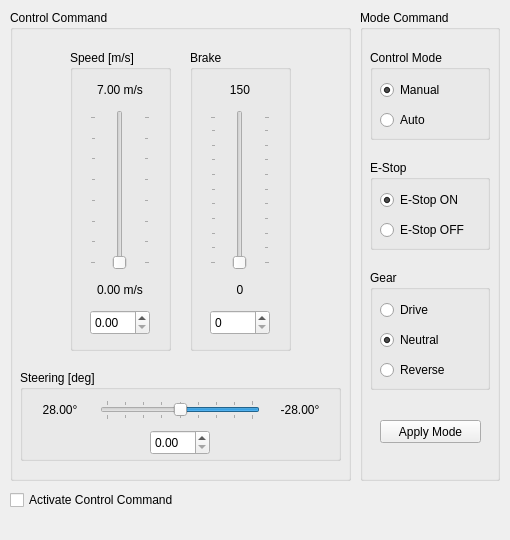
<?xml version="1.0" encoding="UTF-8"?>
<ui version="4.0">
 <class>ControlPanelWidget</class>
 <widget class="QWidget" name="ControlPanelWidget">
  <property name="geometry">
   <rect>
    <x>0</x>
    <y>0</y>
    <width>510</width>
    <height>540</height>
   </rect>
  </property>
  <property name="minimumSize">
   <size>
    <width>510</width>
    <height>510</height>
   </size>
  </property>
  <property name="windowTitle">
   <string>ERP42 Controller</string>
  </property>
  <widget class="QWidget" name="widgetContents" native="true">
   <property name="geometry">
    <rect>
     <x>0</x>
     <y>0</y>
     <width>511</width>
     <height>520</height>
    </rect>
   </property>
   <widget class="QGroupBox" name="groupBox_4">
    <property name="geometry">
     <rect>
      <x>360</x>
      <y>10</y>
      <width>140</width>
      <height>471</height>
     </rect>
    </property>
    <property name="title">
     <string>Mode Command</string>
    </property>
    <widget class="QGroupBox" name="groupBox_2">
     <property name="geometry">
      <rect>
       <x>10</x>
       <y>40</y>
       <width>120</width>
       <height>90</height>
      </rect>
     </property>
     <property name="title">
      <string>Control Mode</string>
     </property>
     <widget class="QRadioButton" name="auto_mode_button">
      <property name="geometry">
       <rect>
        <x>10</x>
        <y>60</y>
        <width>100</width>
        <height>20</height>
       </rect>
      </property>
      <property name="text">
       <string>Auto</string>
      </property>
     </widget>
     <widget class="QRadioButton" name="manual_mode_button">
      <property name="geometry">
       <rect>
        <x>10</x>
        <y>30</y>
        <width>100</width>
        <height>20</height>
       </rect>
      </property>
      <property name="text">
       <string>Manual</string>
      </property>
      <property name="checked">
       <bool>true</bool>
      </property>
     </widget>
    </widget>
    <widget class="QGroupBox" name="groupBox_3">
     <property name="geometry">
      <rect>
       <x>10</x>
       <y>260</y>
       <width>120</width>
       <height>120</height>
      </rect>
     </property>
     <property name="title">
      <string>Gear</string>
     </property>
     <widget class="QRadioButton" name="reverse_button">
      <property name="geometry">
       <rect>
        <x>10</x>
        <y>90</y>
        <width>100</width>
        <height>20</height>
       </rect>
      </property>
      <property name="text">
       <string>Reverse</string>
      </property>
     </widget>
     <widget class="QRadioButton" name="drive_button">
      <property name="geometry">
       <rect>
        <x>10</x>
        <y>30</y>
        <width>100</width>
        <height>20</height>
       </rect>
      </property>
      <property name="text">
       <string>Drive</string>
      </property>
     </widget>
     <widget class="QRadioButton" name="neutral_button">
      <property name="geometry">
       <rect>
        <x>10</x>
        <y>60</y>
        <width>100</width>
        <height>20</height>
       </rect>
      </property>
      <property name="text">
       <string>Neutral</string>
      </property>
      <property name="checked">
       <bool>true</bool>
      </property>
     </widget>
    </widget>
    <widget class="QGroupBox" name="groupBox">
     <property name="geometry">
      <rect>
       <x>10</x>
       <y>150</y>
       <width>120</width>
       <height>90</height>
      </rect>
     </property>
     <property name="title">
      <string>E-Stop</string>
     </property>
     <widget class="QRadioButton" name="estop_off_button">
      <property name="geometry">
       <rect>
        <x>10</x>
        <y>60</y>
        <width>100</width>
        <height>20</height>
       </rect>
      </property>
      <property name="text">
       <string>E-Stop OFF</string>
      </property>
     </widget>
     <widget class="QRadioButton" name="estop_on_button">
      <property name="geometry">
       <rect>
        <x>10</x>
        <y>30</y>
        <width>100</width>
        <height>20</height>
       </rect>
      </property>
      <property name="text">
       <string>E-Stop ON</string>
      </property>
      <property name="checked">
       <bool>true</bool>
      </property>
     </widget>
    </widget>
    <widget class="QPushButton" name="apply_mode_button">
     <property name="geometry">
      <rect>
       <x>20</x>
       <y>410</y>
       <width>101</width>
       <height>23</height>
      </rect>
     </property>
     <property name="text">
      <string>Apply Mode</string>
     </property>
    </widget>
   </widget>
   <widget class="QGroupBox" name="groupBox_8">
    <property name="geometry">
     <rect>
      <x>10</x>
      <y>10</y>
      <width>341</width>
      <height>471</height>
     </rect>
    </property>
    <property name="title">
     <string>Control Command</string>
    </property>
    <widget class="QGroupBox" name="groupBox_5">
     <property name="geometry">
      <rect>
       <x>60</x>
       <y>40</y>
       <width>101</width>
       <height>301</height>
      </rect>
     </property>
     <property name="title">
      <string>Speed [m/s]</string>
     </property>
     <widget class="QSlider" name="speed_slider">
      <property name="geometry">
       <rect>
        <x>20</x>
        <y>60</y>
        <width>60</width>
        <height>160</height>
       </rect>
      </property>
      <property name="maximum">
       <number>70</number>
      </property>
      <property name="orientation">
       <enum>Qt::Vertical</enum>
      </property>
      <property name="tickPosition">
       <enum>QSlider::TicksBothSides</enum>
      </property>
     </widget>
     <widget class="QDoubleSpinBox" name="speed_spin_box">
      <property name="geometry">
       <rect>
        <x>20</x>
        <y>260</y>
        <width>60</width>
        <height>25</height>
       </rect>
      </property>
     </widget>
     <widget class="QLabel" name="label">
      <property name="geometry">
       <rect>
        <x>20</x>
        <y>30</y>
        <width>60</width>
        <height>20</height>
       </rect>
      </property>
      <property name="text">
       <string>7.00 m/s</string>
      </property>
      <property name="alignment">
       <set>Qt::AlignCenter</set>
      </property>
     </widget>
     <widget class="QLabel" name="label_2">
      <property name="geometry">
       <rect>
        <x>20</x>
        <y>230</y>
        <width>60</width>
        <height>20</height>
       </rect>
      </property>
      <property name="text">
       <string>0.00 m/s</string>
      </property>
      <property name="alignment">
       <set>Qt::AlignCenter</set>
      </property>
     </widget>
    </widget>
    <widget class="QGroupBox" name="groupBox_6">
     <property name="geometry">
      <rect>
       <x>180</x>
       <y>40</y>
       <width>101</width>
       <height>301</height>
      </rect>
     </property>
     <property name="title">
      <string>Brake</string>
     </property>
     <widget class="QSlider" name="brake_slider">
      <property name="geometry">
       <rect>
        <x>20</x>
        <y>60</y>
        <width>60</width>
        <height>160</height>
       </rect>
      </property>
      <property name="orientation">
       <enum>Qt::Vertical</enum>
      </property>
      <property name="tickPosition">
       <enum>QSlider::TicksBothSides</enum>
      </property>
     </widget>
     <widget class="QLabel" name="label_5">
      <property name="geometry">
       <rect>
        <x>20</x>
        <y>30</y>
        <width>60</width>
        <height>20</height>
       </rect>
      </property>
      <property name="text">
       <string>150</string>
      </property>
      <property name="alignment">
       <set>Qt::AlignCenter</set>
      </property>
     </widget>
     <widget class="QLabel" name="label_6">
      <property name="geometry">
       <rect>
        <x>20</x>
        <y>230</y>
        <width>60</width>
        <height>20</height>
       </rect>
      </property>
      <property name="text">
       <string>0</string>
      </property>
      <property name="alignment">
       <set>Qt::AlignCenter</set>
      </property>
     </widget>
     <widget class="QSpinBox" name="brake_spin_box">
      <property name="geometry">
       <rect>
        <x>20</x>
        <y>260</y>
        <width>60</width>
        <height>25</height>
       </rect>
      </property>
     </widget>
    </widget>
    <widget class="QGroupBox" name="groupBox_7">
     <property name="geometry">
      <rect>
       <x>10</x>
       <y>360</y>
       <width>321</width>
       <height>91</height>
      </rect>
     </property>
     <property name="title">
      <string>Steering [deg]</string>
     </property>
     <widget class="QSlider" name="steering_slider">
      <property name="geometry">
       <rect>
        <x>80</x>
        <y>30</y>
        <width>160</width>
        <height>20</height>
       </rect>
      </property>
      <property name="minimum">
       <number>-28</number>
      </property>
      <property name="maximum">
       <number>28</number>
      </property>
      <property name="orientation">
       <enum>Qt::Horizontal</enum>
      </property>
      <property name="invertedAppearance">
       <bool>true</bool>
      </property>
      <property name="tickPosition">
       <enum>QSlider::TicksBothSides</enum>
      </property>
      <property name="tickInterval">
       <number>7</number>
      </property>
     </widget>
     <widget class="QDoubleSpinBox" name="steering_spin_box">
      <property name="geometry">
       <rect>
        <x>130</x>
        <y>60</y>
        <width>60</width>
        <height>25</height>
       </rect>
      </property>
     </widget>
     <widget class="QLabel" name="label_7">
      <property name="geometry">
       <rect>
        <x>10</x>
        <y>30</y>
        <width>60</width>
        <height>20</height>
       </rect>
      </property>
      <property name="text">
       <string>28.00°</string>
      </property>
      <property name="alignment">
       <set>Qt::AlignCenter</set>
      </property>
     </widget>
     <widget class="QLabel" name="label_8">
      <property name="geometry">
       <rect>
        <x>250</x>
        <y>30</y>
        <width>60</width>
        <height>20</height>
       </rect>
      </property>
      <property name="text">
       <string>-28.00°</string>
      </property>
      <property name="alignment">
       <set>Qt::AlignCenter</set>
      </property>
     </widget>
    </widget>
   </widget>
   <widget class="QCheckBox" name="activate_control_command_checkbox">
    <property name="geometry">
     <rect>
      <x>10</x>
      <y>490</y>
      <width>491</width>
      <height>20</height>
     </rect>
    </property>
    <property name="text">
     <string>Activate Control Command</string>
    </property>
   </widget>
   <zorder>activate_control_command_checkbox</zorder>
   <zorder>groupBox_8</zorder>
   <zorder>groupBox_4</zorder>
  </widget>
 </widget>
 <resources/>
 <connections/>
</ui>
